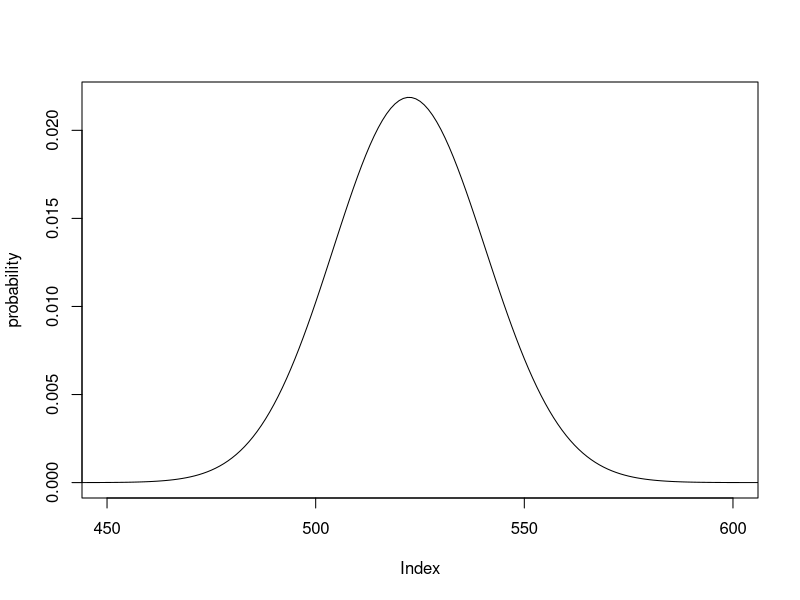

This chart was generated by the following R code:
## ---- chunk 1
knitr::opts_chunk$set(echo = TRUE)
## ---- chunk 2

# knitr is a library for dynamic report generation that makes pretty tables
library(knitr)

Case    = c(683,2537)   # total =  3220
Control = c(1498,8747)  # total = 10245
data_matrix = rbind(Case, Control)
colnames(data_matrix) = c("Above30","Below30")

# kable is a table generator from the knitr package
kable(data_matrix)
## ---- chunk 3
## two-sample test for equal proportions
# prop.test(x,n,p=NULL,correct=TRUE)
#   look at the help section on how to use this command:
#     x = vector or 1D table with 2 entries giving # of "successes" in each sample,
#         or (SEE BELOW) a 2x2 table or matrix with # of sucesses and failures
#     n = vector giving total number of samples
#     correct = correction for continuous approximation of the binomial (default)

## Data --
# Case group (with cancer):         683/3220 are in "Above30" group
# Control group (without cancer): 1498/10245 are in "Above30" group

## Syntax method 1: using raw data
# "successes" are "Above30", so            x = c( 683, 1498)
# totals in each group (Case, Control) are n = c(3220,10245)

prop.test(c(683,1498),c(3220,10245), alternative="greater") 

## Syntax method 2: using a matrix
# Notes:
#  1) If a matrix is given instead of vector x, then n is ignored.
#  2) A two-dimensional table (or matrix) is expected with 2 COLUMNS giving 
#     the number of "successes" (Above30) and "failures" (Under30), respectively.
#     Thus, the ROWS are the samples being compared (Case, Control).

data_matrix
prop.test(data_matrix, alternative="greater")

# The function returns a data structure with a lot of different pieces of information.
# You can recover the p-value directly from the test result:
prop.test(data_matrix, alternative="greater")$p.value

# NOTE: if table orientation is flipped, we change our frame of reference, 
# so the reported proportions and confidence interval are different ...
prop.test(t(data_matrix), alternative="greater")

# ... but the p-value is the same!
# This is because the test statistic itself is agnostic to table orientation.
prop.test(t(data_matrix), alternative="greater")$p.value

# Note that `prop.test` reports the Chi-squared statistic ("X-squared") with df = 1.
# Though the conceptual framework is different, the z-score and X-squared statistics
# are mathematically equivalent for two-way comparisons. 
# (In fact, for a two-sided test, `prop.test` calls `chisq.test` underneath.)
# You can examine the code for this (or any) function using `getAnywhere(prop.test)`.
## ---- chunk 4
# from above
Case   = c(683,2537)   # total =  3220
Control= c(1498,8747)  # total = 10245

# contingency table with row and col margins, plus grand total
CaseT     = c(Case,    sum(Case))     # = c( 683, 2537,  3220)
ControlT  = c(Control, sum(Control))  # = c(1498, 8747, 10245) 
Totals    = CaseT + ControlT

data_table = rbind(CaseT, ControlT, Totals)
colnames(data_table) = c("Above30", "Below30", "Total")
rownames(data_table) = c("Case", "Control", "Total")
kable(data_table)
## ---- chunk 5
data_table
N = data_table[3,3]
Case_tot    = data_table[1,3]
Ctl_tot     = data_table[2,3]
Over30_tot  = data_table[3,1]
Under30_tot = data_table[3,2]

Expected = c( Case_tot * Over30_tot / N,
              Ctl_tot  * Over30_tot / N,
              Case_tot * Under30_tot / N,
              Ctl_tot  * Under30_tot / N)

ExpectedValues = matrix(Expected,nrow=2,ncol=2)
ExpectedValues
## ---- chunk 6
data_matrix
chisq = sum( (data_matrix - ExpectedValues)^2 / ExpectedValues )
chisq
pchisq(chisq, df = 1, lower.tail = F)
## ---- chunk 7
chisq.test(data_matrix)     # default is correct = TRUE
chisq.test(data_matrix)$p.value

# result is the same regardless of table orientation
chisq.test(t(data_matrix))$p.value
## ---- chunk 8
# Yates' correction for continuity
chisq = sum( (abs(data_matrix - ExpectedValues) - 0.5)^2 / ExpectedValues )
chisq
pchisq(chisq, df = 1, lower.tail = F)
## ---- chunk 9
chisq.test(data_matrix)$p.value

# two-sided prop.test
prop.test(c(683,1498),c(3220,10245))$p.value
## ---- chunk 10
data_matrix

# full result from Fisher's Exact Test
fisher.test(data_matrix, alternative='greater')

# p-value from Fisher's Exact Test
ftest_pval = fisher.test(data_matrix, alternative='greater')$p.value
ftest_pval

# table orientation is arbitrary; both orientations give the same result
fisher.test(t(data_matrix), alternative='greater')$p.value
## ---- chunk 11
# initialize variables
probability = numeric()
hyper_pval  = 0

Case_Above30 = data_table[1,1]
Case_tot     = data_table[1,3]
Above30_tot  = data_table[3,1]
N            = data_table[3,3]

# Iterate over total number of cancer samples, starting at 0.
# Each time set observed number of (cancer AND Over30 = iterator), and
# compute the rest of the cells assuming fixed margins.
# This will produce the full hypergeometric distribution.
for (i in 0:Case_tot) {
  a = i
  b = Case_tot    - a
  c = Above30_tot - a
  d = N - a - b - c

  tempdata = matrix(c(a,b,c,d), nrow=2, ncol=2)
  # use index = i + 1 since R matrices start with index 1 not 0
  probability[i+1]=dhyper(a, a+b, c+d, a+c)

  if (a >= Case_Above30) {
    hyper_pval = hyper_pval + probability[i+1]
  }
}

plot(probability, type="l", xlim=c(450,600))

# cumulative probabilities for test counts >= observed for Case_Over30
hyper_pval
ftest_pval # Fisher's p-value
## ---- chunk 12
# phyper(q, m, n, k, lower.tail = FALSE)
# phyper(a, a+b, c+d, a+c, lower.tail = FALSE)
#  q = observation (a   = cancer and above 30)
#  m = white balls (a+b = cancer, a.k.a. "success")
#  n = black balls (c+d = normal, a.k.a. "failure")
#  k = total draws (a+c = above 30)
phyper(683 - 1, 3220, 10245, 2181, lower.tail = FALSE)
## ---- chunk 13
# data (variable names chosen to match dhyper() argument names)
x = 683    # Case_Above30 = a
m = 3220   # Case         = row 1 margin = a+b
n = 10245  # Control      = row 2 margin = c+d
k = 2181   # Above30      = col 1 margin = a+c

# same as 'data_matrix' used above
# (although table orientation doesn't matter for the Fisher exact test)
matrix(c(x,   m-x,      # a, b
         k-x, n-(k-x)), # c, d
       2,2,
       byrow = TRUE) # matrices fill by columns by default

# Fisher test, alternative = 'greater'
fisher.test(matrix(c(x, m-x, k-x, n-(k-x)),2,2), alternative='greater')$p.value 

q = x-1  # upper tail for discrete distribution
phyper(q, m, n, k, lower.tail = FALSE)
## ---- chunk 14
# aspirin 
# heart attach
N = 22071
a = 189 # took placebo and had heart attack
b = 104 # took aspirin and had heart attach
c =
d = 

placebo_total = 11043
placebo_heart = 189
placebo_healthy = placebo_total - placebo_heart

aspirin_total = N - placebo_total
aspirin_heart = 104
aspirin_healthy = aspirin_total - aspirin_heart


aspirindata = rbind(c(placebo_heart,aspirin_heart),
                    c(placebo_healthy, aspirin_healthy)
                    )
aspirindata

heart_total = placebo_heart + aspirin_heart
healthy_total = placebo_healthy + aspirin_healthy
## ---- chunk 15
placebo_heart_expected = (placebo_total/N) * (heart_total/N) * N
placebo_heart_expected

placebo_healthy_expected = (placebo_total/N) * (healthy_total/N) * N
placebo_healthy_expected

aspirin_healthy_expected = (aspirin_total/N) * (healthy_total/N) * N
aspirin_healthy_expected

aspirin_heart_expected = (aspirin_total/N) * (heart_total/N) * N
aspirin_heart_expected


## ---- chunk 16

chisqvalue = sum( ((placebo_healthy - placebo_healthy_expected)^2)/placebo_healthy_expected +
                  ((placebo_heart - placebo_heart_expected)^2)/placebo_heart_expected +
                  ((aspirin_healthy - aspirin_healthy_expected)^2)/aspirin_healthy_expected +
                  ((aspirin_heart - aspirin_heart_expected)^2)/aspirin_heart_expected
                  )

chisqvalue

## ---- chunk 17

pchisq(chisqvalue, df = 1, lower.tail = F)
chisq.test(aspirindata)
## ---- chunk 18
fisher.test(aspirindata)

## ---- chunk 19
x = aspirin_heart
m = aspirin_total
n = placebo_total
k = heart_total

phyper(x,m,n,k,lower.tail = T )
